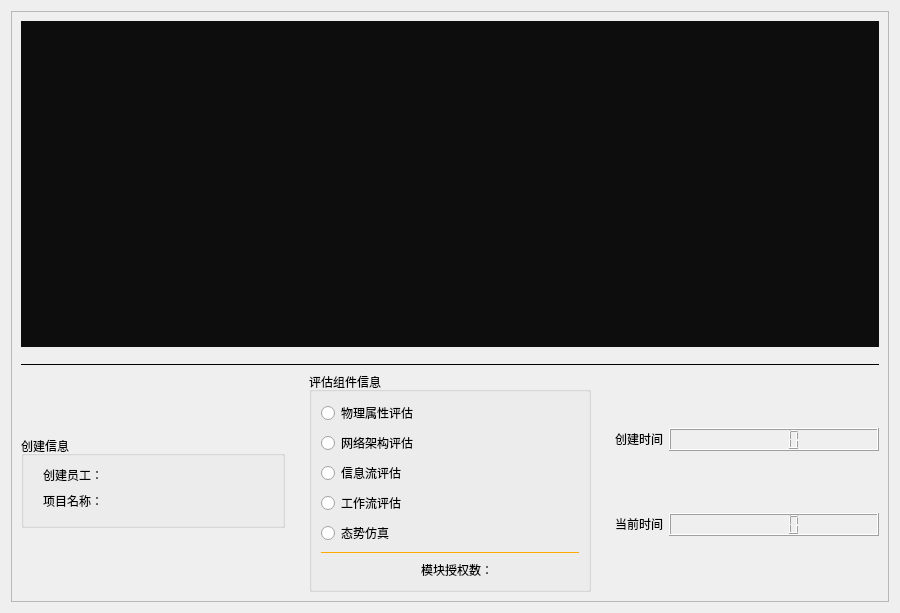
<?xml version="1.0" encoding="UTF-8"?>
<ui version="4.0">
 <class>project_info</class>
 <widget class="QWidget" name="project_info">
  <property name="geometry">
   <rect>
    <x>0</x>
    <y>0</y>
    <width>900</width>
    <height>613</height>
   </rect>
  </property>
  <property name="windowTitle">
   <string>Form</string>
  </property>
  <layout class="QGridLayout" name="gridLayout_3">
   <item row="0" column="0">
    <widget class="QFrame" name="frame">
     <property name="styleSheet">
      <string notr="true">QFrame
{

}</string>
     </property>
     <property name="frameShape">
      <enum>QFrame::StyledPanel</enum>
     </property>
     <property name="frameShadow">
      <enum>QFrame::Raised</enum>
     </property>
     <layout class="QVBoxLayout" name="verticalLayout_10">
      <item>
       <layout class="QVBoxLayout" name="verticalLayout_9">
        <property name="leftMargin">
         <number>0</number>
        </property>
        <property name="rightMargin">
         <number>0</number>
        </property>
        <property name="bottomMargin">
         <number>10</number>
        </property>
        <item>
         <widget class="QLabel" name="project_info_svg">
          <property name="sizePolicy">
           <sizepolicy hsizetype="Expanding" vsizetype="Expanding">
            <horstretch>0</horstretch>
            <verstretch>0</verstretch>
           </sizepolicy>
          </property>
          <property name="font">
           <font>
            <pointsize>15</pointsize>
           </font>
          </property>
          <property name="styleSheet">
           <string notr="true">background-color: rgb(13, 13, 13);</string>
          </property>
          <property name="text">
           <string/>
          </property>
         </widget>
        </item>
       </layout>
      </item>
      <item>
       <layout class="QVBoxLayout" name="verticalLayout_8">
        <item>
         <widget class="Line" name="line">
          <property name="frameShadow">
           <enum>QFrame::Plain</enum>
          </property>
          <property name="orientation">
           <enum>Qt::Horizontal</enum>
          </property>
         </widget>
        </item>
        <item>
         <layout class="QHBoxLayout" name="horizontalLayout">
          <item>
           <widget class="QGroupBox" name="groupBox">
            <property name="sizePolicy">
             <sizepolicy hsizetype="Preferred" vsizetype="Fixed">
              <horstretch>0</horstretch>
              <verstretch>0</verstretch>
             </sizepolicy>
            </property>
            <property name="title">
             <string>创建信息</string>
            </property>
            <layout class="QVBoxLayout" name="verticalLayout_6">
             <item>
              <layout class="QVBoxLayout" name="verticalLayout_3">
               <item>
                <layout class="QHBoxLayout" name="horizontalLayout_3">
                 <item>
                  <widget class="QLabel" name="label_2">
                   <property name="sizePolicy">
                    <sizepolicy hsizetype="Fixed" vsizetype="Fixed">
                     <horstretch>0</horstretch>
                     <verstretch>0</verstretch>
                    </sizepolicy>
                   </property>
                   <property name="text">
                    <string>创建员工： </string>
                   </property>
                  </widget>
                 </item>
                 <item>
                  <widget class="QLineEdit" name="user">
                   <property name="sizePolicy">
                    <sizepolicy hsizetype="Fixed" vsizetype="Fixed">
                     <horstretch>0</horstretch>
                     <verstretch>0</verstretch>
                    </sizepolicy>
                   </property>
                   <property name="minimumSize">
                    <size>
                     <width>140</width>
                     <height>20</height>
                    </size>
                   </property>
                   <property name="focusPolicy">
                    <enum>Qt::NoFocus</enum>
                   </property>
                   <property name="styleSheet">
                    <string notr="true">background-color: transparent;
color: rgb(255, 255, 255);
border-width:0;
border-style:outset</string>
                   </property>
                  </widget>
                 </item>
                </layout>
               </item>
               <item>
                <layout class="QHBoxLayout" name="horizontalLayout_4">
                 <item>
                  <widget class="QLabel" name="label">
                   <property name="sizePolicy">
                    <sizepolicy hsizetype="Fixed" vsizetype="Fixed">
                     <horstretch>0</horstretch>
                     <verstretch>0</verstretch>
                    </sizepolicy>
                   </property>
                   <property name="text">
                    <string>项目名称： </string>
                   </property>
                  </widget>
                 </item>
                 <item>
                  <widget class="QLineEdit" name="Pro_name">
                   <property name="sizePolicy">
                    <sizepolicy hsizetype="Fixed" vsizetype="Fixed">
                     <horstretch>0</horstretch>
                     <verstretch>0</verstretch>
                    </sizepolicy>
                   </property>
                   <property name="minimumSize">
                    <size>
                     <width>140</width>
                     <height>20</height>
                    </size>
                   </property>
                   <property name="focusPolicy">
                    <enum>Qt::NoFocus</enum>
                   </property>
                   <property name="styleSheet">
                    <string notr="true">background-color: transparent;
color: rgb(255, 255, 255);
border-width:0;
border-style:outset</string>
                   </property>
                  </widget>
                 </item>
                </layout>
               </item>
              </layout>
             </item>
             <item>
              <spacer name="verticalSpacer">
               <property name="orientation">
                <enum>Qt::Vertical</enum>
               </property>
               <property name="sizeType">
                <enum>QSizePolicy::Fixed</enum>
               </property>
               <property name="sizeHint" stdset="0">
                <size>
                 <width>20</width>
                 <height>5</height>
                </size>
               </property>
              </spacer>
             </item>
            </layout>
           </widget>
          </item>
          <item>
           <spacer name="horizontalSpacer_2">
            <property name="orientation">
             <enum>Qt::Horizontal</enum>
            </property>
            <property name="sizeType">
             <enum>QSizePolicy::Fixed</enum>
            </property>
            <property name="sizeHint" stdset="0">
             <size>
              <width>18</width>
              <height>20</height>
             </size>
            </property>
           </spacer>
          </item>
          <item>
           <widget class="QGroupBox" name="groupBox_2">
            <property name="sizePolicy">
             <sizepolicy hsizetype="Preferred" vsizetype="Fixed">
              <horstretch>0</horstretch>
              <verstretch>0</verstretch>
             </sizepolicy>
            </property>
            <property name="title">
             <string>评估组件信息</string>
            </property>
            <layout class="QVBoxLayout" name="verticalLayout_7">
             <item>
              <layout class="QVBoxLayout" name="verticalLayout_2">
               <item>
                <widget class="QRadioButton" name="wuli_Radio">
                 <property name="focusPolicy">
                  <enum>Qt::NoFocus</enum>
                 </property>
                 <property name="text">
                  <string>物理属性评估</string>
                 </property>
                 <property name="checked">
                  <bool>false</bool>
                 </property>
                 <property name="autoExclusive">
                  <bool>false</bool>
                 </property>
                </widget>
               </item>
               <item>
                <widget class="QRadioButton" name="net_Radio">
                 <property name="focusPolicy">
                  <enum>Qt::NoFocus</enum>
                 </property>
                 <property name="text">
                  <string>网络架构评估</string>
                 </property>
                 <property name="autoExclusive">
                  <bool>false</bool>
                 </property>
                </widget>
               </item>
               <item>
                <widget class="QRadioButton" name="message_Radio">
                 <property name="focusPolicy">
                  <enum>Qt::NoFocus</enum>
                 </property>
                 <property name="text">
                  <string>信息流评估</string>
                 </property>
                 <property name="autoExclusive">
                  <bool>false</bool>
                 </property>
                </widget>
               </item>
               <item>
                <widget class="QRadioButton" name="workflow_Radio">
                 <property name="focusPolicy">
                  <enum>Qt::NoFocus</enum>
                 </property>
                 <property name="text">
                  <string>工作流评估</string>
                 </property>
                 <property name="autoExclusive">
                  <bool>false</bool>
                 </property>
                </widget>
               </item>
               <item>
                <widget class="QRadioButton" name="taishi_Radio">
                 <property name="focusPolicy">
                  <enum>Qt::NoFocus</enum>
                 </property>
                 <property name="text">
                  <string>态势仿真</string>
                 </property>
                 <property name="autoExclusive">
                  <bool>false</bool>
                 </property>
                </widget>
               </item>
               <item>
                <widget class="Line" name="line_2">
                 <property name="styleSheet">
                  <string notr="true">color: rgb(255, 170, 0);</string>
                 </property>
                 <property name="frameShadow">
                  <enum>QFrame::Plain</enum>
                 </property>
                 <property name="orientation">
                  <enum>Qt::Horizontal</enum>
                 </property>
                </widget>
               </item>
               <item>
                <layout class="QHBoxLayout" name="horizontalLayout_6">
                 <item>
                  <spacer name="horizontalSpacer_5">
                   <property name="orientation">
                    <enum>Qt::Horizontal</enum>
                   </property>
                   <property name="sizeType">
                    <enum>QSizePolicy::Preferred</enum>
                   </property>
                   <property name="sizeHint" stdset="0">
                    <size>
                     <width>100</width>
                     <height>20</height>
                    </size>
                   </property>
                  </spacer>
                 </item>
                 <item>
                  <widget class="QLabel" name="label_3">
                   <property name="sizePolicy">
                    <sizepolicy hsizetype="Fixed" vsizetype="Fixed">
                     <horstretch>0</horstretch>
                     <verstretch>0</verstretch>
                    </sizepolicy>
                   </property>
                   <property name="text">
                    <string>模块授权数：</string>
                   </property>
                  </widget>
                 </item>
                 <item>
                  <spacer name="horizontalSpacer_6">
                   <property name="orientation">
                    <enum>Qt::Horizontal</enum>
                   </property>
                   <property name="sizeType">
                    <enum>QSizePolicy::Preferred</enum>
                   </property>
                   <property name="sizeHint" stdset="0">
                    <size>
                     <width>60</width>
                     <height>20</height>
                    </size>
                   </property>
                  </spacer>
                 </item>
                 <item>
                  <widget class="QLabel" name="modules">
                   <property name="sizePolicy">
                    <sizepolicy hsizetype="Preferred" vsizetype="Fixed">
                     <horstretch>0</horstretch>
                     <verstretch>0</verstretch>
                    </sizepolicy>
                   </property>
                   <property name="minimumSize">
                    <size>
                     <width>20</width>
                     <height>20</height>
                    </size>
                   </property>
                   <property name="styleSheet">
                    <string notr="true">color: rgb(255, 0, 0);
font: 14pt &quot;Arial&quot;;</string>
                   </property>
                   <property name="text">
                    <string/>
                   </property>
                  </widget>
                 </item>
                </layout>
               </item>
              </layout>
             </item>
            </layout>
           </widget>
          </item>
          <item>
           <spacer name="horizontalSpacer_3">
            <property name="orientation">
             <enum>Qt::Horizontal</enum>
            </property>
            <property name="sizeType">
             <enum>QSizePolicy::Fixed</enum>
            </property>
            <property name="sizeHint" stdset="0">
             <size>
              <width>18</width>
              <height>20</height>
             </size>
            </property>
           </spacer>
          </item>
          <item>
           <layout class="QVBoxLayout" name="verticalLayout_4">
            <item>
             <layout class="QHBoxLayout" name="horizontalLayout_5">
              <item>
               <widget class="QLabel" name="label_10">
                <property name="sizePolicy">
                 <sizepolicy hsizetype="Fixed" vsizetype="Fixed">
                  <horstretch>0</horstretch>
                  <verstretch>0</verstretch>
                 </sizepolicy>
                </property>
                <property name="text">
                 <string>创建时间</string>
                </property>
               </widget>
              </item>
              <item>
               <widget class="QLCDNumber" name="lcd_start_time">
                <property name="sizePolicy">
                 <sizepolicy hsizetype="Minimum" vsizetype="Fixed">
                  <horstretch>0</horstretch>
                  <verstretch>0</verstretch>
                 </sizepolicy>
                </property>
                <property name="font">
                 <font>
                  <family>Arial</family>
                 </font>
                </property>
                <property name="lineWidth">
                 <number>1</number>
                </property>
               </widget>
              </item>
             </layout>
            </item>
            <item>
             <layout class="QHBoxLayout" name="horizontalLayout_2">
              <item>
               <widget class="QLabel" name="label_7">
                <property name="sizePolicy">
                 <sizepolicy hsizetype="Fixed" vsizetype="Fixed">
                  <horstretch>0</horstretch>
                  <verstretch>0</verstretch>
                 </sizepolicy>
                </property>
                <property name="text">
                 <string>当前时间</string>
                </property>
               </widget>
              </item>
              <item>
               <widget class="QLCDNumber" name="lcdNumber">
                <property name="sizePolicy">
                 <sizepolicy hsizetype="Minimum" vsizetype="Fixed">
                  <horstretch>0</horstretch>
                  <verstretch>0</verstretch>
                 </sizepolicy>
                </property>
                <property name="font">
                 <font>
                  <family>Arial</family>
                 </font>
                </property>
                <property name="lineWidth">
                 <number>1</number>
                </property>
               </widget>
              </item>
             </layout>
            </item>
           </layout>
          </item>
         </layout>
        </item>
       </layout>
      </item>
     </layout>
    </widget>
   </item>
  </layout>
 </widget>
 <resources/>
 <connections/>
</ui>
